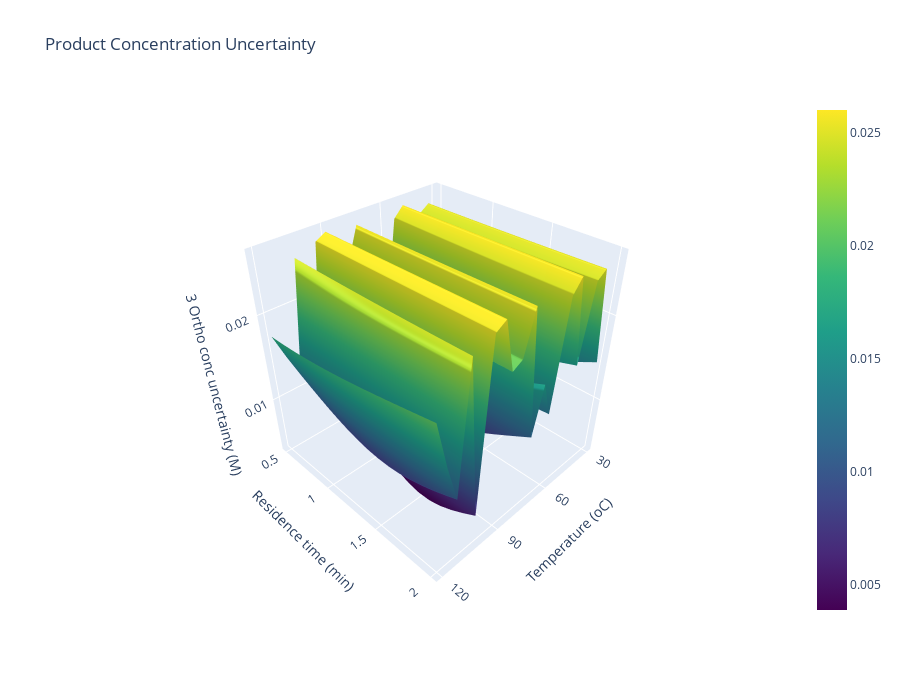

Notebook code cell kept with this figure:
### Code cell
# plot the uncertainty landscape
shape = (len(temperatures), len(residence_times))
fig = go.Figure(
    data=[
        go.Surface(
            x=test_dataset["temp"].values.reshape(shape), 
            y=test_dataset["t_r"].values.reshape(shape),  
            z=test_dataset["outlet_ortho_conc_std"].values.reshape(shape), 
            coloraxis="coloraxis",
        )
    ]
)
fig.update_layout(
    scene=dict(
        xaxis=dict(tickmode="array", tickvals=[30, 60, 90, 120], title="Temperature (oC)"),
        yaxis=dict(tickmode="array", tickvals=[0.5, 1, 1.5, 2], title="Residence time (min)"),
        zaxis=dict(tickmode="array", tickvals=[0, 0.01, 0.02, 0.03], title="3 Ortho conc uncertainty (M)"),
    ),
    coloraxis=dict(colorscale="Viridis", cmin=test_dataset["outlet_ortho_conc_std"].min(), cmax=test_dataset["outlet_ortho_conc_std"].max()),
    width=900, height=700,
    scene_camera = dict(eye=dict(x=1.5, y=1.5, z=1.5)),
    title="Product Concentration Uncertainty"
)
fig.show()

### Figure 1 — Plotly figure (JSON) as saved in the notebook; plotly's stock layout.template omitted (floating-point values rounded to 4 significant figures; data arrays with more than 128 entries replaced by an {"elided": "..."} marker saying what was removed)
{"data": [{"coloraxis": "coloraxis", "type": "surface", "x": {"elided": "19x16 float values"}, "y": {"elided": "19x16 float values"}, "z": {"elided": "19x16 float values"}}], "layout": {"coloraxis": {"cmax": 0.02601, "cmin": 0.003896, "colorscale": [[0, "#440154"], [0.1111, "#482878"], [0.2222, "#3e4989"], [0.3333, "#31688e"], [0.4444, "#26828e"], [0.5556, "#1f9e89"], [0.6667, "#35b779"], [0.7778, "#6ece58"], [0.8889, "#b5de2b"], [1, "#fde725"]]}, "height": 700, "scene": {"camera": {"eye": {"x": 1.5, "y": 1.5, "z": 1.5}}, "xaxis": {"tickmode": "array", "tickvals": [30, 60, 90, 120], "title": {"text": "Temperature (oC)"}}, "yaxis": {"tickmode": "array", "tickvals": [0.5, 1, 1.5, 2], "title": {"text": "Residence time (min)"}}, "zaxis": {"tickmode": "array", "tickvals": [0, 0.01, 0.02, 0.03], "title": {"text": "3 Ortho conc uncertainty (M)"}}}, "title": {"text": "Product Concentration Uncertainty"}, "width": 900}}
